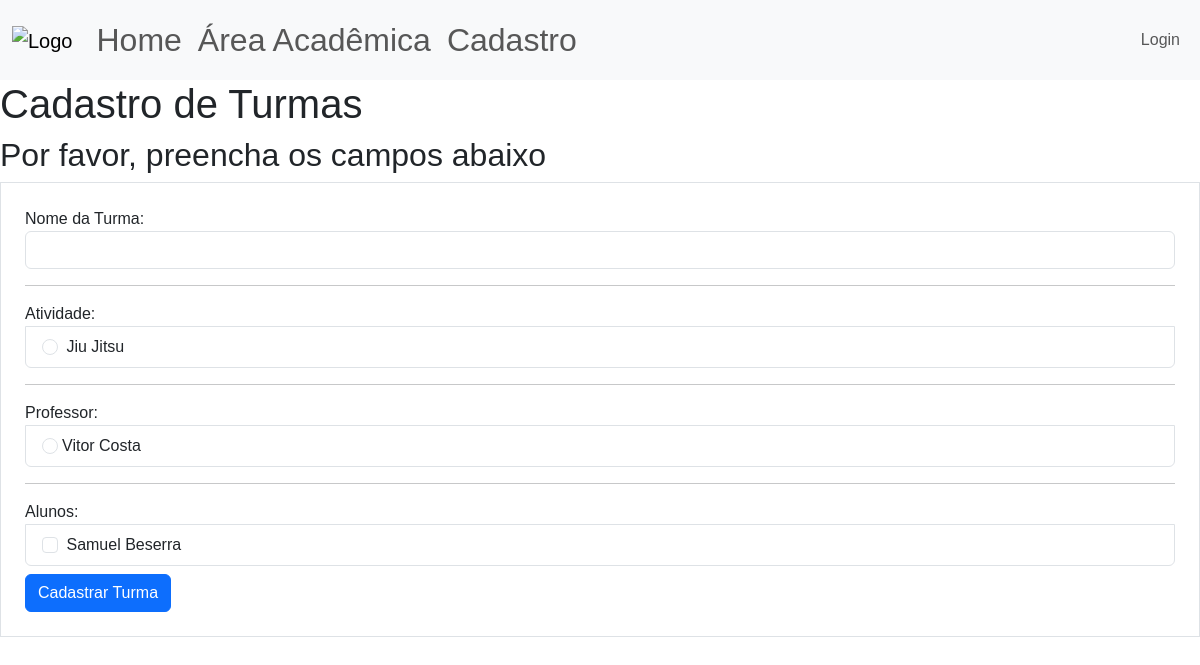
The page /cadastro/cad_turma on the database as committed earlier.
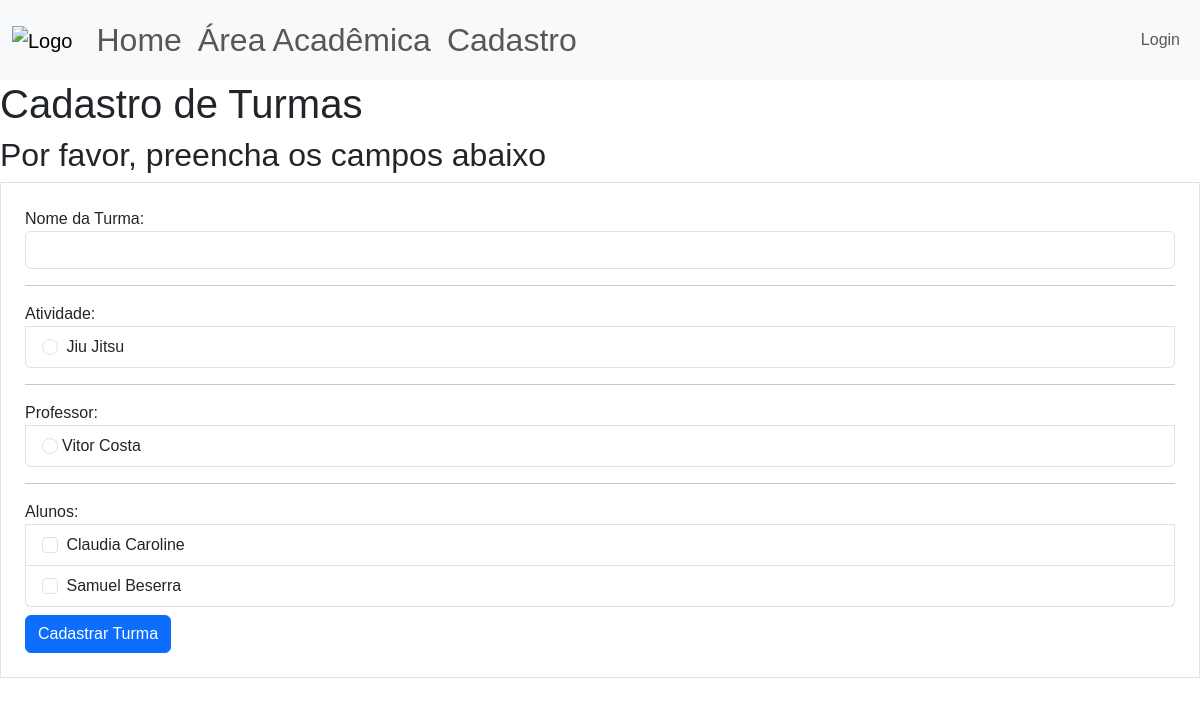
The same page on the database as committed later.
### site_verbo_amar/models.py (models this page shows)
class Atividade(database.Model):
    id = database.Column(database.Integer, primary_key=True)
    atividade = database.Column(database.String, nullable=False, unique=True)
    dias_aula = database.Column(database.String, nullable=False)

class Usuario(database.Model, UserMixin):
    id = database.Column(database.Integer, primary_key=True)
    username = database.Column(database.String, nullable=False)
    email = database.Column(database.String, nullable=False, unique=True)
    senha = database.Column(database.String, nullable=False)
    sexo = database.Column(database.String, nullable=False)
    adm = database.Column(database.String, nullable=False)
    professor = database.Column(database.String, nullable=False)
    data_aniversario = database.Column(database.DateTime, nullable=False)

class Aluno(database.Model):
    id = database.Column(database.Integer, primary_key=True)
    nome_completo = database.Column(database.String, nullable=False)
    cpf = database.Column(database.Integer, nullable=False)
    sexo = database.Column(database.String, nullable=False)
    nome_mae = database.Column(database.String, nullable=False)
    nome_pai = database.Column(database.String, nullable=False)
    data_aniversario = database.Column(database.DateTime, nullable=False)

### site_verbo_amar/routes.py (the view, shortened to what this page needs)
@app.route("/cadastro/cad_turma", methods=['GET','POST'])
def cad_turma():
    form_cad_turma = FormTurma()
    atividades = carregar_atividades()
    professores = carregar_professores()
    alunos = carregar_alunos()
    return render_template('cad_turma.html',
                           form_cad_turma=form_cad_turma,
                           atividades=atividades,
                           professores=professores,
                           alunos=alunos)

### site_verbo_amar/forms.py
class FormTurma(FlaskForm):
    nome_turma = StringField("Nome da Turma:", validators=[DataRequired()])
    atividade = BooleanField("Atividade:", )
    professor = BooleanField("Professor:",)
    alunos = BooleanField("Alunos:", )
    botao_submit_turma = SubmitField("Cadastrar Turma")

### site_verbo_amar/routes.py (called while the page is built)
def carregar_atividades():
    atividades = Atividade.query.order_by(Atividade.id.asc())
    return atividades

def carregar_professores():
    professores = Usuario.query.order_by(Usuario.username.asc())
    return professores

def carregar_alunos():
    alunos = Aluno.query.order_by(Aluno.nome_completo.asc())
    return alunos

### site_verbo_amar/templates/cad_turma.html (shortened to what this page needs)
{% extends 'base.html'%}
{% block body %}
<h1>Cadastro de Turmas</h1>
<h2>Por favor, preencha os campos abaixo</h2>
<div class="col">
  <form method="POST", action="" class="border p-4 mt-1">
    <fieldset>
      <div class="form-group">
        {{ form_cad_turma.nome_turma.label(class="form-control-label") }}
        {% if form_cad_turma.nome_turma.errors %}
          {{ form_cad_turma.nome_turma(class='form-control is-invalid')}}
      </div>
      <div class="invalid-feedback">
        {% for erro in form_cad_turma.nome_turma.errors %}
          {{erro}}
        {% endfor %}
      </div>
      {% else %}
        {{form_cad_turma.nome_turma(class="form-control")}}
      {% endif %}
    </fieldset>
    <hr>
    <ul class="list-group">
      {{form_cad_turma.atividade.label(class='form-control-label')}}
      {% for ativ in atividades %}
        <li class="list-group-item">
          <input class="form-check-input me-1" type="radio"
          name="atividade"
          value="{{ativ.atividade}}"
          id="{{ativ.atividade}}">
          <label class="form-check-label" for="{{ativ.atividade}}">{{ativ.atividade}}</label>
        </li>
      {% endfor %}
    </ul>
    <hr>
    <ul class="list-group">
      {{form_cad_turma.professor.label(class='form-control-label')}}
      {% for professor in professores %}
        <li class="list-group-item">
          <input class="form-check-input me-1" type="radio"
          name="professor"
          value="{{professor.username}}"
          id="{{professor.username}}>"
          <label class="form-check-label" for="{{professor.username}}">{{professor.username}}</label>
        </li>
      {% endfor %}
    </ul>
    <hr>
    <ul class="list-group">
      {{form_cad_turma.alunos.label(class='form-control-label')}}
      {% for aluno in alunos %}
        <li class="list-group-item">
          <input class="form-check-input me-1" type="checkbox"
          name="aluno"
          value="{{aluno.nome_completo}}" id="{{aluno.nome_completo}}">
          <label class="form-check-label" for="{{aluno.nome_completo}}">{{aluno.nome_completo}}</label>
        </li>
      {% endfor %}
    </ul>
    {{form_cad_turma.botao_submit_turma(class='btn btn-primary mt-2')}}
  </form>
</div>
{% endblock %}

### site_verbo_amar/templates/base.html (shortened to what this page needs)
<!DOCTYPE html>
<html lang="pt-br">
<head>
    <link href="https://cdn.jsdelivr.net/npm/bootstrap@5.3.8/dist/css/bootstrap.min.css" rel="stylesheet">
    <link rel="stylesheet" type="text/css" href="{{url_for('static', filename='main.css')}}">
</head>
<body>
    {% include 'navbar.html'%}
    {% block body %}
    {% endblock %}
</body>
</html>

### site_verbo_amar/templates/navbar.html
<nav class="navbar navbar-expand-lg bg-body-tertiary">
  <div class="container-fluid">
    <a class="navbar-brand" href="{{ url_for('home')}}">
      <img src = "{{url_for('static', filename='logo.png')}}", height="100", alt="Logo">
    </a>
    <div class="collapse navbar-collapse" id="navbarSupportedContent">
      <ul class="navbar-nav mb-2 mb-lg-0" style="font-size: 2rem;">
        <li class="nav-item">
          <a class="nav-link" href="{{ url_for('home')}}">Home</a>
        </li>
        <li class="nav-item">
          <a class="nav-link" aria-current="page" href="{{ url_for('area_academica')}}">Área Acadêmica</a>
        </li>
        <li class="nav-item">
          <a class="nav-link" href="{{ url_for('cadastro')}}">Cadastro</a>
        </li>
      </ul>
    </div>
    <ul class="d-flex navbar-nav">
      <li class="nav-item">
        <a class="nav-link" href="{{ url_for('login')}}">Login</a>
      </li>
    </ul>
  </div>
</nav>

### site_verbo_amar/static/main.css (style rules this page uses)
* { font-family:'Poppins', sans-serif; }

Rows that differ between the two databases and show on the page:
added Aluno: nome_completo "Claudia Caroline"
